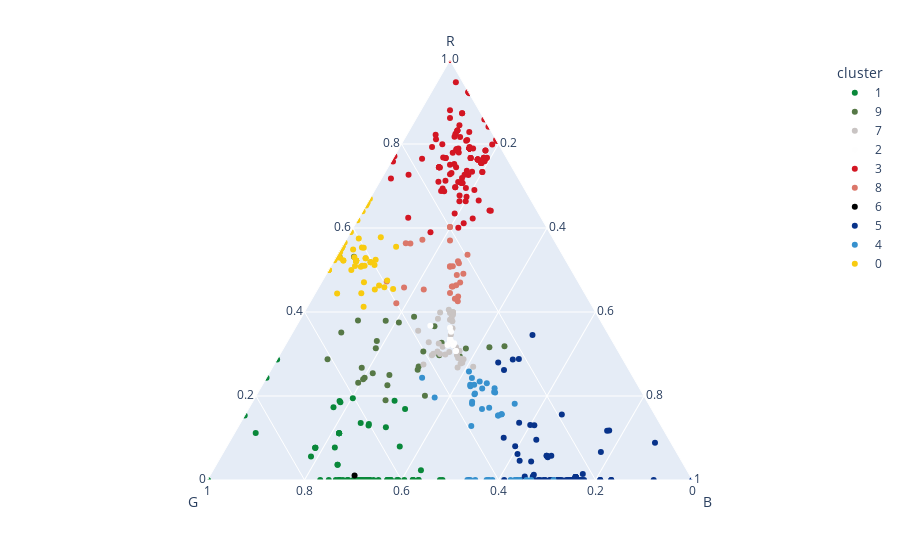

The code cell stored with this chart in its notebook:
### Code cell
fig=px.scatter_ternary(colours, a='R', b='G', c='B', color='cluster', color_discrete_map=color_discrete_map)
fig.show()

### Figure 1 — Plotly figure (JSON) as saved in the notebook; plotly's stock layout.template omitted (floating-point values rounded to 4 significant figures; data arrays with more than 128 entries replaced by an {"elided": "..."} marker saying what was removed)
{"data": [{"a": [35, 0, 0, 0, 40, 13, 0, 0, 0, 0, 0, 0, 25, 0, 0, 0, 22, 7, 0, 0, 0, 0, 0, 0, 0, 0, 0, 30, 0, 5, 0, 18, 0, 0, 37, 0, 18, 30, 0, 0, 0, 0, 30, 0, 33, 7, 51, 30, 0, 0, 0, 0, 0, 0, 0, 0, 37, 0, 0, 0, 18, 52, 0, 0, 38, 0, 0, 62, 0, 32, 0, 17, 35, 0, 0, 0, 0, 0, 0, 20, 0, 18, 0, 0, 0], "b": [159, 122, 158, 122, 151, 176, 106, 155, 135, 122, 83, 107, 138, 113, 126, 122, 155, 137, 124, 122, 122, 133, 102, 132, 158, 149, 104, 181, 122, 119, 122, 173, 158, 153, 168, 106, 173, 181, 98, 158, 121, 124, 181, 158, 91, 137, 158, 181, 115, 128, 158, 149, 102, 107, 169, 100, 115, 122, 126, 109, 173, 178, 153, 114, 128, 149, 155, 154, 106, 96, 149, 79, 158, 150, 102, 146, 135, 165, 108, 181, 148, 136, 120, 102, 166], "c": [64, 61, 96, 94, 40, 43, 78, 58, 81, 54, 78, 63, 0, 104, 58, 61, 98, 48, 46, 61, 61, 63, 0, 61, 73, 67, 71, 58, 61, 93, 94, 43, 96, 62, 90, 68, 43, 58, 51, 73, 52, 48, 58, 73, 51, 48, 53, 58, 47, 0, 73, 67, 51, 63, 92, 0, 0, 61, 58, 33, 43, 51, 51, 41, 36, 67, 58, 0, 78, 61, 67, 35, 70, 110, 0, 70, 81, 81, 53, 58, 96, 7, 71, 0, 81], "hovertemplate": "cluster=1<br>R=%{a}<br>G=%{b}<br>B=%{c}<extra></extra>", "legendgroup": "1", "marker": {"color": "rgb(9,136,58)", "symbol": "circle"}, "mode": "markers", "name": "1", "showlegend": true, "subplot": "ternary", "type": "scatterternary"}, {"a": [60, 96, 63, 63, 63, 64, 96, 107, 126, 126, 58, 85, 73, 63, 61, 126, 84, 84, 64, 65, 85, 110, 84, 86, 119, 113, 67, 161, 71, 74, 55, 110, 51, 127], "b": [170, 107, 132, 60, 63, 144, 96, 107, 123, 166, 119, 92, 146, 156, 142, 185, 84, 133, 84, 148, 61, 109, 73, 182, 186, 132, 111, 131, 113, 61, 126, 124, 51, 160], "c": [86, 53, 53, 49, 63, 111, 96, 107, 75, 40, 40, 83, 73, 53, 51, 70, 84, 51, 61, 54, 121, 132, 1, 31, 34, 53, 77, 11, 79, 99, 63, 139, 51, 141], "hovertemplate": "cluster=9<br>R=%{a}<br>G=%{b}<br>B=%{c}<extra></extra>", "legendgroup": "9", "marker": {"color": "rgb(86,120,70)", "symbol": "circle"}, "mode": "markers", "name": "9", "showlegend": true, "subplot": "ternary", "type": "scatterternary"}, {"a": [133, 183, 208, 247, 195, 245, 175, 191, 239, 171, 239, 189, 239, 171, 239, 170, 170, 239, 243, 183, 240, 180, 171, 141, 198, 187, 202, 191, 239, 171, 228, 182, 249, 191, 246, 182, 170, 249, 171, 204, 255, 176, 171, 170, 231, 225, 174], "b": [202, 223, 234, 200, 221, 197, 229, 219, 176, 171, 176, 210, 176, 171, 177, 170, 205, 177, 211, 226, 182, 230, 209, 166, 211, 187, 190, 199, 176, 171, 179, 194, 185, 221, 182, 212, 170, 185, 224, 204, 221, 192, 205, 194, 187, 170, 201], "c": [149, 192, 214, 200, 240, 172, 185, 217, 183, 171, 183, 183, 183, 171, 184, 170, 194, 184, 218, 201, 182, 189, 236, 216, 236, 187, 192, 214, 183, 171, 183, 217, 190, 170, 179, 233, 170, 190, 244, 204, 188, 127, 236, 227, 193, 177, 228], "hovertemplate": "cluster=7<br>R=%{a}<br>G=%{b}<br>B=%{c}<extra></extra>", "legendgroup": "7", "marker": {"color": "rgb(201,196,195)", "symbol": "circle"}, "mode": "markers", "name": "7", "showlegend": true, "subplot": "ternary", "type": "scatterternary"}, {"a": {"elided": "154 int values"}, "b": {"elided": "154 int values"}, "c": {"elided": "154 int values"}, "hovertemplate": "cluster=2<br>R=%{a}<br>G=%{b}<br>B=%{c}<extra></extra>", "legendgroup": "2", "marker": {"color": "rgb(254,254,254)", "symbol": "circle"}, "mode": "markers", "name": "2", "showlegend": true, "subplot": "ternary", "type": "scatterternary"}, {"a": {"elided": "178 int values"}, "b": {"elided": "178 int values"}, "c": {"elided": "178 int values"}, "hovertemplate": "cluster=3<br>R=%{a}<br>G=%{b}<br>B=%{c}<extra></extra>", "legendgroup": "3", "marker": {"color": "rgb(211,22,35)", "symbol": "circle"}, "mode": "markers", "name": "3", "showlegend": true, "subplot": "ternary", "type": "scatterternary"}, {"a": [235, 188, 255, 186, 255, 236, 208, 218, 235, 222, 214, 208, 226, 233, 226, 218, 226, 191, 176, 221, 192, 246, 223, 236, 196, 214], "b": [114, 179, 96, 88, 136, 136, 166, 72, 129, 95, 99, 76, 144, 145, 109, 72, 112, 99, 127, 134, 160, 141, 105, 130, 85, 136], "c": [114, 80, 96, 51, 62, 140, 80, 72, 53, 109, 123, 104, 161, 145, 109, 72, 125, 116, 85, 151, 54, 147, 110, 143, 99, 146], "hovertemplate": "cluster=8<br>R=%{a}<br>G=%{b}<br>B=%{c}<extra></extra>", "legendgroup": "8", "marker": {"color": "rgb(219,119,106)", "symbol": "circle"}, "mode": "markers", "name": "8", "showlegend": true, "subplot": "ternary", "type": "scatterternary"}, {"a": [0, 0, 0, 0, 0, 0, 0, 0, 0, 0, 0, 0, 0, 0, 0, 0, 0, 0, 0, 0, 0, 0, 0, 0, 0, 0, 0, 0, 0, 0, 0, 0, 0, 0, 0, 0, 0, 0, 0, 0, 0, 0, 0, 0, 0, 0, 1], "b": [0, 0, 0, 0, 0, 0, 0, 0, 0, 0, 0, 0, 0, 0, 0, 0, 0, 0, 0, 0, 0, 0, 0, 0, 0, 0, 0, 0, 0, 0, 0, 0, 0, 0, 0, 0, 0, 0, 0, 0, 0, 0, 0, 0, 0, 0, 65], "c": [0, 0, 0, 0, 0, 0, 0, 0, 0, 0, 0, 0, 0, 0, 0, 0, 0, 0, 0, 0, 0, 0, 0, 0, 0, 0, 0, 0, 0, 0, 0, 0, 0, 0, 0, 0, 0, 0, 0, 0, 0, 0, 0, 0, 0, 0, 28], "hovertemplate": "cluster=6<br>R=%{a}<br>G=%{b}<br>B=%{c}<extra></extra>", "legendgroup": "6", "marker": {"color": "rgb(0,1,1)", "symbol": "circle"}, "mode": "markers", "name": "6", "showlegend": true, "subplot": "ternary", "type": "scatterternary"}, {"a": [1, 0, 70, 0, 7, 0, 0, 24, 0, 1, 0, 15, 36, 0, 0, 17, 12, 0, 68, 16, 72, 0, 0, 0, 0, 1, 0, 0, 1, 1, 0, 0, 0, 13, 0, 0, 0, 15, 11, 0, 0, 0, 27, 0, 3, 0, 0, 0, 0, 45, 3, 0, 0, 23, 0, 0, 2, 33, 0, 0, 0, 0, 0, 0, 12, 0, 0, 26, 0, 0, 0, 1, 0, 0, 2, 30, 60, 13, 1, 23, 0], "b": [33, 57, 52, 56, 35, 51, 48, 48, 38, 33, 45, 71, 74, 38, 35, 69, 28, 36, 31, 6, 57, 53, 43, 42, 43, 33, 102, 38, 33, 33, 40, 51, 0, 59, 40, 56, 81, 71, 78, 106, 0, 32, 77, 56, 46, 57, 63, 56, 32, 42, 78, 43, 70, 23, 32, 43, 79, 70, 56, 53, 91, 56, 39, 56, 64, 43, 35, 32, 71, 119, 12, 33, 38, 71, 82, 101, 59, 94, 33, 22, 56], "c": [105, 166, 121, 147, 87, 160, 130, 112, 100, 105, 98, 175, 165, 116, 149, 126, 140, 125, 98, 159, 122, 128, 127, 143, 127, 105, 179, 69, 105, 105, 104, 160, 102, 153, 104, 168, 186, 175, 162, 167, 149, 159, 177, 168, 161, 166, 135, 168, 159, 74, 162, 127, 174, 150, 91, 127, 162, 139, 147, 128, 187, 147, 118, 184, 118, 127, 149, 109, 160, 139, 138, 105, 127, 171, 156, 167, 110, 175, 105, 150, 147], "hovertemplate": "cluster=5<br>R=%{a}<br>G=%{b}<br>B=%{c}<extra></extra>", "legendgroup": "5", "marker": {"color": "rgb(8,51,138)", "symbol": "circle"}, "mode": "markers", "name": "5", "showlegend": true, "subplot": "ternary", "type": "scatterternary"}, {"a": [105, 73, 58, 84, 116, 0, 0, 92, 0, 58, 65, 85, 0, 0, 110, 106, 0, 41, 0, 92, 117, 0, 84, 0, 0, 65, 0, 0, 109, 84, 95, 0, 94, 109, 0, 62, 121, 67, 102, 0], "b": [179, 151, 117, 122, 172, 127, 175, 126, 185, 117, 137, 114, 114, 156, 197, 178, 153, 125, 114, 137, 178, 163, 122, 153, 114, 137, 115, 161, 169, 185, 130, 161, 182, 140, 103, 94, 166, 130, 204, 92], "c": [231, 208, 196, 195, 223, 255, 202, 174, 228, 196, 221, 170, 206, 222, 145, 231, 181, 153, 198, 193, 221, 221, 197, 255, 198, 221, 206, 222, 210, 158, 210, 222, 228, 173, 198, 185, 211, 193, 255, 229], "hovertemplate": "cluster=4<br>R=%{a}<br>G=%{b}<br>B=%{c}<extra></extra>", "legendgroup": "4", "marker": {"color": "rgb(55,145,206)", "symbol": "circle"}, "mode": "markers", "name": "4", "showlegend": true, "subplot": "ternary", "type": "scatterternary"}, {"a": [168, 252, 252, 247, 242, 255, 248, 254, 255, 255, 235, 252, 254, 239, 252, 255, 254, 248, 252, 252, 254, 255, 253, 254, 252, 255, 251, 213, 252, 255, 255, 247, 255, 254, 254, 253, 255, 242, 255, 252, 237, 249, 167, 255, 252, 252, 252, 252, 254, 252, 252, 255, 237, 252, 169, 255, 255, 243, 255, 252, 255, 252, 255, 254, 255, 252, 250, 252, 255, 255, 255, 255, 221, 211, 255, 255, 254, 255, 250, 253, 247, 255, 252, 255, 252, 236, 252, 255, 252, 255, 255, 255, 255, 252, 252], "b": [192, 209, 209, 214, 168, 206, 208, 209, 255, 190, 116, 209, 203, 125, 225, 206, 197, 233, 221, 208, 203, 204, 239, 221, 209, 198, 222, 120, 209, 199, 223, 127, 217, 221, 221, 185, 203, 168, 204, 209, 165, 227, 192, 255, 209, 209, 209, 221, 204, 209, 209, 255, 145, 209, 175, 215, 210, 150, 255, 216, 196, 220, 206, 203, 221, 209, 224, 209, 210, 224, 213, 198, 117, 174, 206, 213, 223, 206, 210, 206, 224, 199, 209, 213, 209, 200, 209, 153, 209, 199, 217, 185, 199, 209, 209], "c": [47, 22, 22, 24, 0, 0, 0, 0, 0, 41, 0, 22, 0, 0, 0, 0, 12, 46, 9, 34, 0, 0, 66, 0, 22, 30, 74, 0, 22, 38, 0, 0, 0, 0, 0, 19, 0, 0, 0, 22, 10, 0, 17, 0, 22, 22, 22, 9, 0, 22, 22, 0, 28, 22, 36, 0, 0, 0, 0, 86, 0, 4, 0, 0, 0, 22, 66, 22, 0, 0, 32, 30, 0, 59, 0, 0, 0, 0, 1, 18, 23, 38, 22, 0, 22, 29, 22, 51, 22, 44, 0, 21, 38, 22, 22], "hovertemplate": "cluster=0<br>R=%{a}<br>G=%{b}<br>B=%{c}<extra></extra>", "legendgroup": "0", "marker": {"color": "rgb(248,203,16)", "symbol": "circle"}, "mode": "markers", "name": "0", "showlegend": true, "subplot": "ternary", "type": "scatterternary"}], "layout": {"legend": {"title": {"text": "cluster"}, "tracegroupgap": 0}, "margin": {"t": 60}, "ternary": {"aaxis": {"title": {"text": "R"}}, "baxis": {"title": {"text": "G"}}, "caxis": {"title": {"text": "B"}}, "domain": {"x": [0, 1], "y": [0, 1]}}}}
